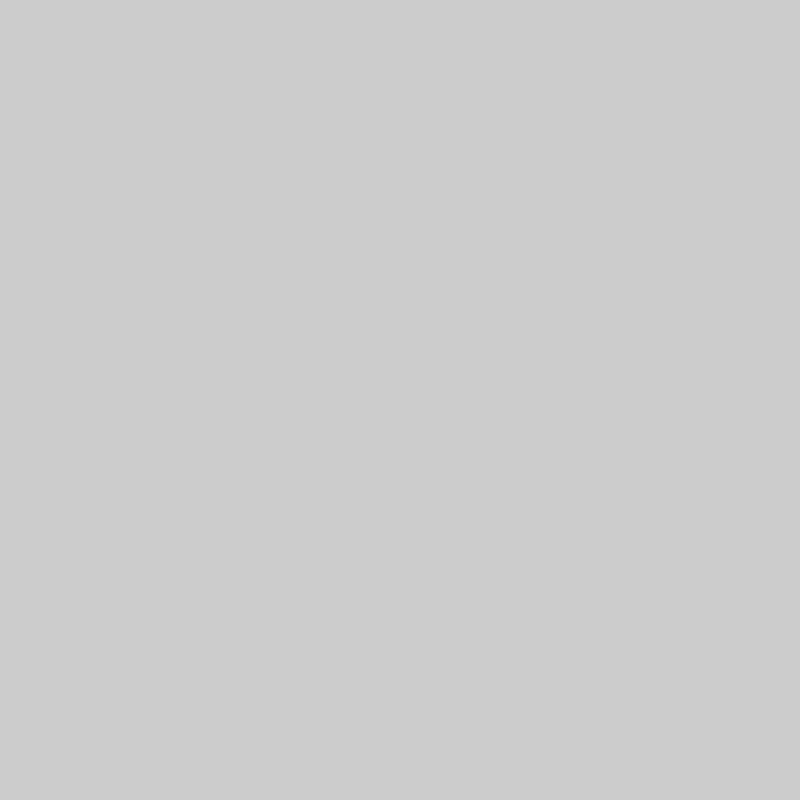
Frame 1 (no input)
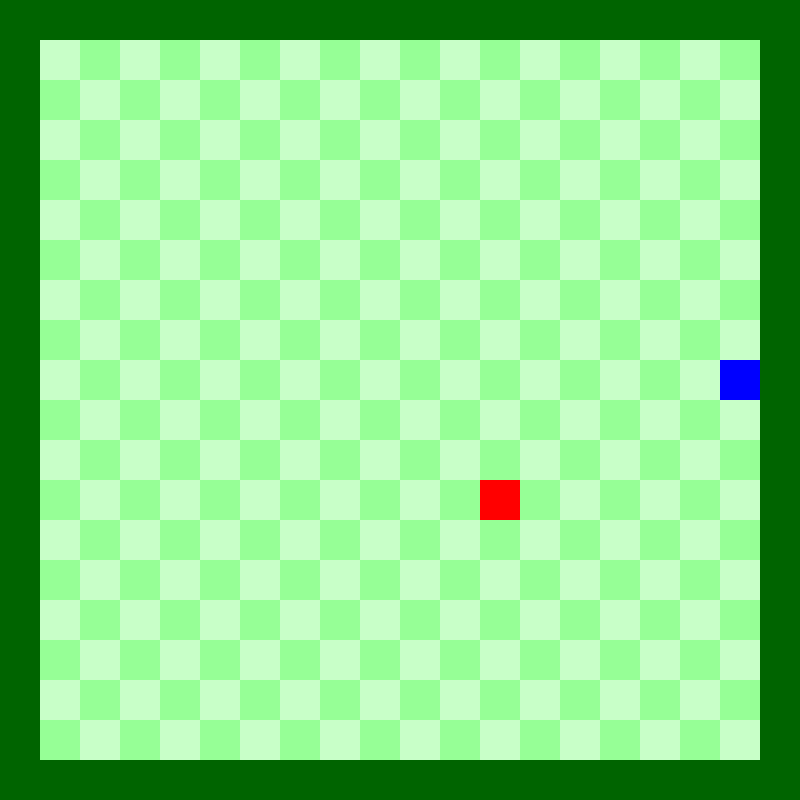
Frame 60 (the mouse pressed at the canvas centre just before this capture)
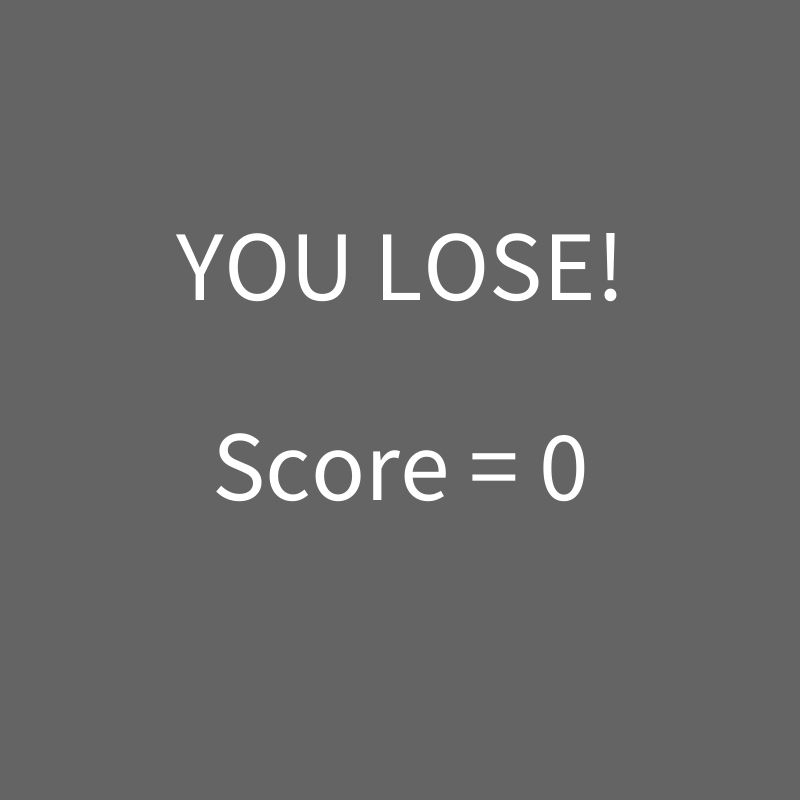
Frame 120 (the mouse held since frame 60 and released just before this capture)

The Processing sketch that drew these frames (run headless with seeded random() and noise(); from frame 60 on, the mouse is pressed at the canvas centre):

// Processing sketch: snek
// ── snek.pde
////////////////////////////////////////////////////////////
/*
Snek
(Snake & Apple game)
*/
////////////////////////////////////////////////////////////


import java.util.LinkedList;
import java.util.Deque;
import java.util.ArrayList;
import java.util.Arrays;

int dim = 20;  // dimensions of board (including walls)
float squareSize;
boolean game_over = false;
Deque<int[]> snake_cells = new LinkedList<>();
ArrayList<int[]> available_cells = new ArrayList<>();
int[] snake_head = {9, 9};
int[] apple_cell = new int[2];
int score = 0;
String current_dir = "R";
Deque<String> directions = new LinkedList<>();

void setup() {
  size(800, 800);
  squareSize = 800/dim;
  frameRate(60);  // Increased frame rate
  snake_cells.addLast(snake_head);
  for (int i = 1; i < dim-1; i++) {
    for (int j = 1; j < dim-1; j++) {
      if (i != 9 || j != 9) {
        available_cells.add(new int[] {i, j});
      }
    }
  }
  spawn_apple();
}

void draw() {
  if (frameCount % 6 == 0) {  // Only update the snake's position every 6 frames
    background(255);
    noStroke();
    snake_head = snake_cells.peekLast();
    if (snake_head[0] == 0 || snake_head[0] == dim-1 || snake_head[1] == 0 || snake_head[1] == dim-1) {  // if snake runs into wall
      game_over = true;
    } else {
      for (int[] cell : snake_cells) {
        if (cell != snake_head && cell[0] == snake_head[0] && cell[1] == snake_head[1]) {  // if snake intersects itself
          game_over = true;
          break;
        }
      }
    }
    if (!directions.isEmpty()) {  // Change direction at the start of each frame
      current_dir = directions.removeFirst();
    }

    // Draw the board if the game is ongoing. Otherwise, draw the killscreen.
    if (game_over == false) {
      draw_board();
      update_snake(current_dir);
    } else {
      fill(255);
      draw_killscreen();
    }
  }
}

void draw_board() {
  /*
  Draws checkerboard pattern with walls, along with apple & snake
   */
  for (int i = 0; i < dim; i++) {
    for (int j = 0; j < dim; j++) {
      if (i == 0 || j == 0 || i == dim-1 || j == dim-1) {
        fill(0, 100, 0);
      } else {
        fill((i + j) % 2 == 0 ? 200 : 150, 255, (i + j) % 2 == 0 ? 200 : 150);
      }
      rect(i * squareSize, j * squareSize, squareSize, squareSize);
    }
  }
  
  // draw snek
  fill(0, 0, 255);
  for (int[] cell : snake_cells) {
    rect(cell[0] * squareSize, cell[1] * squareSize, squareSize, squareSize);
  }
  
  // draw apple
  fill(255, 0, 0);
  rect(apple_cell[0] * squareSize, apple_cell[1] * squareSize, squareSize, squareSize);
}


void update_snake(String current_dir) {
  /* updates the snake's cells */
  int[] new_head = new int[2];
  if (current_dir.equals("U")) {
    new_head[0] = snake_head[0];
    new_head[1] = snake_head[1] - 1;
  } else if (current_dir.equals("D")) {
    new_head[0] = snake_head[0];
    new_head[1] = snake_head[1] + 1;
  } else if (current_dir.equals("L")) {
    new_head[0] = snake_head[0] - 1;
    new_head[1] = snake_head[1];
  } else if (current_dir.equals("R")) {
    new_head[0] = snake_head[0] + 1;
    new_head[1] = snake_head[1];
  }

  snake_cells.addLast(new_head);
  //available_cells.remove(new Integer[]{new_head[0], new_head[1]});
  for (int i = 0; i < available_cells.size(); i++) {  // iterate over available_cells
    if (Arrays.equals(available_cells.get(i), new_head)) {  // if the i-th element is the same as new_head, remove the i-th element
      available_cells.remove(i);
      break;
    }
  }

  if (new_head[0] == apple_cell[0] && new_head[1] == apple_cell[1]) {
    score++;
    spawn_apple();
  } else {
    int[] tail = snake_cells.removeFirst();
    available_cells.add(tail);
  }
}

void keyPressed() {
  if ((key == 'w' || key == 'W' || keyCode == UP) && !current_dir.equals("D")) {
    directions.addLast("U");
  } else if ((key == 's' || key == 'S' || keyCode == DOWN) && !current_dir.equals("U")) {
    directions.addLast("D");
  } else if ((key == 'a' || key == 'A' || keyCode == LEFT) && !current_dir.equals("R")) {
    directions.addLast("L");
  } else if ((key == 'd' || key == 'D' || keyCode == RIGHT) && !current_dir.equals("L")) {
    directions.addLast("R");
  }
}


void draw_killscreen() {
  background(100);
  int text_size = 100;
  textSize(text_size);
  textAlign(CENTER);
  text("YOU LOSE!", width/2, width/2-text_size);
  text("Score = " + score, width/2, width/2+text_size);
}

void spawn_apple() {
  int randomIndex = (int)random(available_cells.size());
  apple_cell = available_cells.get(randomIndex);
}
